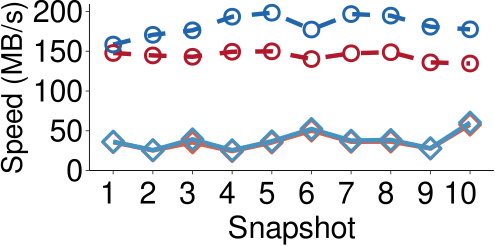

Here is the R script that generated this plot:
library(grid)
library(ggplot2)
library(extrafont)
require(scales)
font_import()
loadfonts()

mywidth=5
myheight=2.5
my_color=c("#B2182B","#D6604D","#2166AC","#4393C3")
my_value=c(1,5,1,5)
my_line=c("dashed","solid","dashed","solid")

abbrev_x <- c(1,expression(2^3), expression(2^6),expression(2^9),expression(2^12),expression(2^15))

if(T){
    x1 <- read.table("expb2_trace_ms_data_plain_TEE.txt",header=TRUE)
    cairo_pdf(file="../../expb2_trace_ms_plain_TEE.pdf", width=mywidth, height=myheight)
    x1$Type <- factor(x1$Type, levels=c("TEEUpload", "TEEDownload", "PlainUpload", "PlainDownload"))
    ggplot(data=x1, aes(x=as.factor(BatchSize), y=Performance,shape=Type, linetype=Type, colour=Type, group=Type), log= "x") +
    geom_line(size=1.5)  + 
    geom_point(size=4, stroke=1.5, fill="white") +
    scale_shape_manual(values=c(my_value)) +
    scale_color_manual(values=c(my_color)) + 
    scale_linetype_manual(values=c(my_line)) +
    coord_cartesian(ylim=c(9.5, 200)) +
    scale_y_continuous(breaks=seq(0, 200, 50), labels=format(seq(0, 200, 50), scientific=FALSE)) +
    scale_x_discrete(labels=seq(1,10,1), breaks=seq(1,10,1)) + 
    ylab('Speed (MiB/s)') +
    xlab("Snapshot") +
    theme_bw() +
    theme(
        panel.grid.major=element_blank(), 
        panel.grid.minor=element_blank(),
	    panel.background=element_blank(), 
	    # panel.border=element_rect(size=0.5),
	    panel.border = element_blank(),
	    axis.line=element_line(colour="black", size=0.3),
	    axis.ticks=element_line(size=0.3),
        axis.title.x=element_text(size=22),
        axis.text.x=element_text(margin=margin(5,0,0,0), hjust=0.8, colour="black", size=22),
        axis.title.y=element_text(size=20.4,  hjust=0.5),
        axis.text.y=element_text(margin=margin(0, 2, 0, 0), colour="black",size=22),
        legend.title = element_blank(),
        legend.position="none",
        plot.margin=unit(c(0.1,0.1,0.1,0.1), "cm")
    )
}
